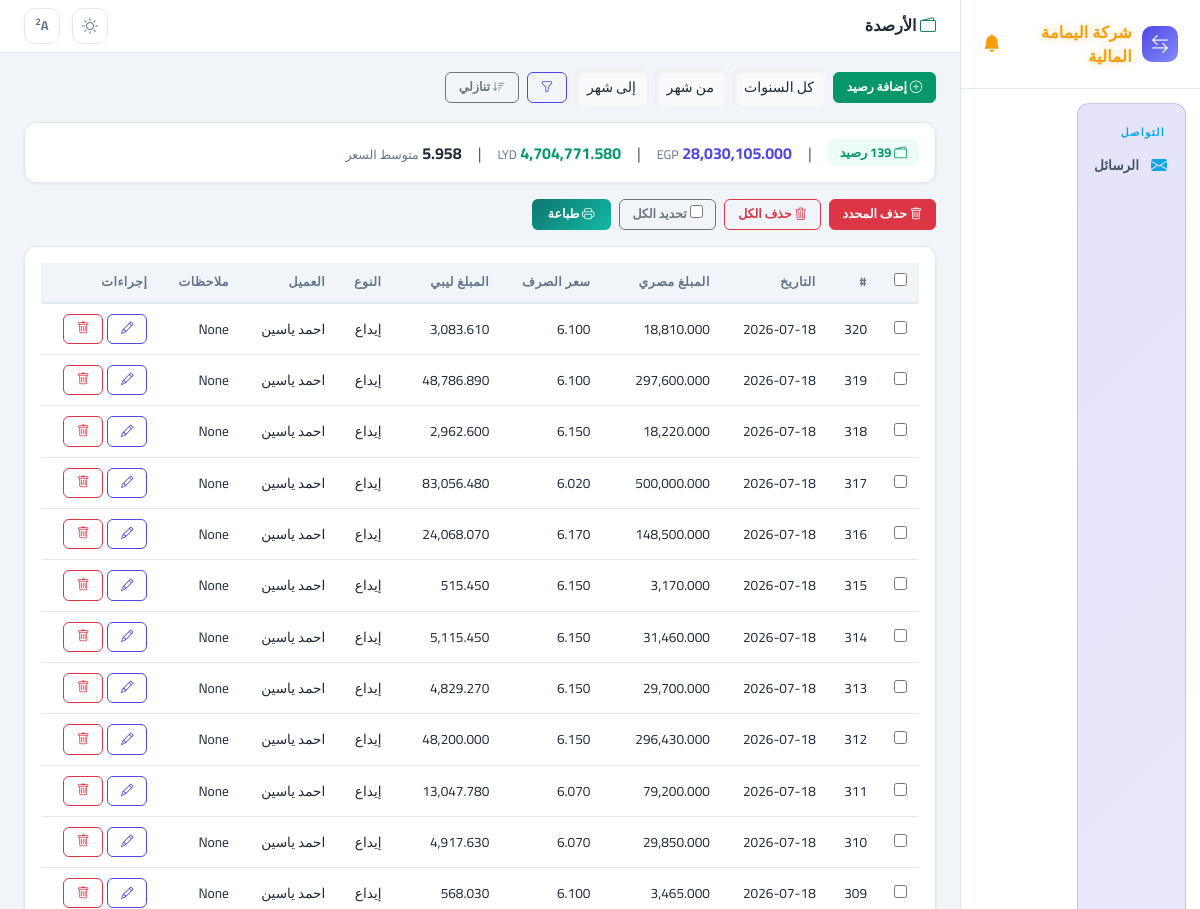
/capital/ (upper part), run on an earlier commit of the app's database.
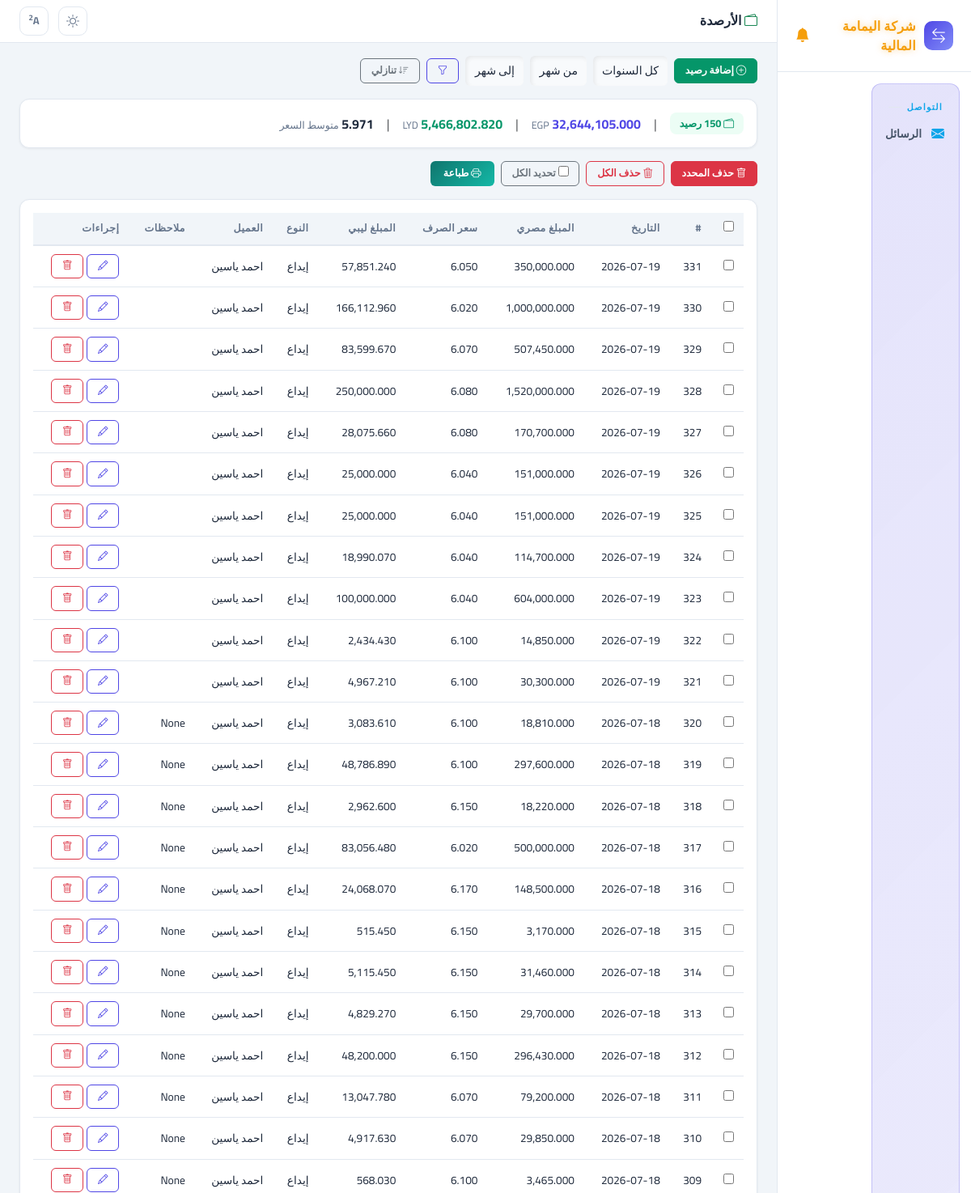
And on a later commit of the database.
### access_app/models.py (models this page shows, shortened)
class Capital(models.Model):
    cash_in = models.FloatField(verbose_name="وارد نقدي", null=True, blank=True)
    libyan_cash = models.FloatField(verbose_name="نقدي ليبي", null=True, blank=True)
    date = models.DateField(verbose_name="التاريخ", null=True, blank=True)
    in_type = models.CharField(max_length=200, verbose_name="نوع الإيداع", null=True, blank=True)
    from_source = models.ForeignKey(FromSource, on_delete=models.SET_NULL, null=True, blank=True, verbose_name="من")
    exchange_rate = models.FloatField(verbose_name="سعر الصرف", null=True, blank=True)
    balance_type = models.ForeignKey(BalanceType, on_delete=models.SET_NULL, null=True, blank=True, verbose_name="نوع الرصيد")
    remarks = models.TextField(verbose_name="ملاحظات", null=True, blank=True)
    client = models.ForeignKey("ClientBalance", on_delete=models.SET_NULL, null=True, blank=True, verbose_name="رصيد من")
    class Meta:
        verbose_name = "رصيد"
        verbose_name_plural = "الأرصدة"

class ClientBalance(models.Model):
    name = models.CharField(max_length=200, verbose_name="الاسم")
    phone = models.CharField(max_length=20, verbose_name="رقم الهاتف", blank=True, null=True)
    egp_balance = models.FloatField(verbose_name="الرصيد المصري", default=0)
    lyd_balance = models.FloatField(verbose_name="الرصيد الليبي", default=0)
    last_updated = models.DateTimeField(verbose_name="آخر تحديث", auto_now=True)
    class Meta:
        verbose_name = "رصيد عميل"
        verbose_name_plural = "أرصدة العملاء"

### access_app/views.py (the view, shortened to what this page needs)
# urls.py: path('capital/', views.capital_list, name='capital_list'),
def capital_list(request):
    order = request.GET.get("order", "desc")
    order_field = "-id" if order == "desc" else "id"
    qs = Capital.objects.select_related("client", "from_source").all().order_by(order_field)
    q = request.GET.get("q", "").strip()
    date_from = request.GET.get("date_from", "").strip()
    date_to = request.GET.get("date_to", "").strip()
    client_id = request.GET.get("client", "").strip()
    year = request.GET.get("year", "").strip()
    month_from = request.GET.get("month_from", "").strip()
    month_to = request.GET.get("month_to", "").strip()
    if date_from:
        qs = qs.filter(date__gte=date_from)
    if date_to:
        qs = qs.filter(date__lte=date_to)
    if client_id:
        qs = qs.filter(client_id=client_id)
    if year:
        qs = qs.filter(date__year=year)
    if month_from:
        qs = qs.filter(date__month__gte=month_from)
    if month_to:
        qs = qs.filter(date__month__lte=month_to)
    agg = qs.aggregate(
        total_egp=Sum("cash_in"),
        total_lyd=Sum("libyan_cash"),
    )
    total_egp_val = agg["total_egp"] or 0
    total_lyd_val = agg["total_lyd"] or 0
    avg_rate = round(total_egp_val / total_lyd_val, 3) if total_lyd_val else 0
    filtered_count = qs.count()
    total_count = Capital.objects.count()
    clients = ClientBalance.objects.all().order_by("name")
    is_filtered = bool(q or date_from or date_to or client_id or year or month_from or month_to)
    return render(request, "capital_list.html", {
        "title": "الأرصدة",
        "capitals": qs,
        "clients": clients,
        "q": q,
        "date_from": date_from,
        "date_to": date_to,
        "selected_client": client_id,
        "selected_year": year,
        "selected_month_from": month_from,
        "selected_month_to": month_to,
        "total_egp": total_egp_val,
        "total_lyd": total_lyd_val,
        "avg_rate": avg_rate,
        "order": order,
        "filtered_count": filtered_count,
        "total_count": total_count,
        "is_filtered": is_filtered,
    })

### access_app/context_processors.py (called while the page is built, shortened)
def carryover_reminder(request):
    now = datetime.now()
    prev_year = now.year - 1 if now.month == 1 else now.year
    prev_month = 12 if now.month == 1 else now.month - 1
    dismissed = request.session.get("carryover_reminder_dismissed")
    if dismissed == f"{prev_year}-{prev_month}":
        return {"carryover_reminder": None}
    clients = ClientBalance.objects.all().order_by("name")
    warning_clients = []
    for client in clients:
        has_data = Capital.objects.filter(
            client=client, date__year=prev_year, date__month=prev_month
        ).exists()
        if not has_data:
            continue
    if not warning_clients:
        return {"carryover_reminder": None}

def current_user_processor(request):
    user_id = request.session.get("user_id")
    if user_id:
        try:
            user = SystemUser.objects.get(id=user_id)
            return {"current_user": user}
        except SystemUser.DoesNotExist:
            pass
    return {"current_user": None}

def maintenance_processor(request):
    from .models import SystemSetting
    setting = SystemSetting.get()
    return {"maintenance_mode": setting.maintenance_mode, "maintenance_message": setting.maintenance_message}

def import_alerts_processor(request):
    unread = ImportAlert.objects.filter(is_read=False).count()
    return {"import_alerts_unread": unread}

### access_app/models.py (called while the page is built)
    @classmethod
    def get(cls):
        obj, _ = cls.objects.get_or_create(id=1)
        return obj

### access_app/templatetags/app_tags.py (called while the page is built)
@register.filter(name="fmt")
def fmt_amount(value):
    try:
        return f"{float(value):,.3f}"
    except (ValueError, TypeError):
        return value or "-"

@register.filter(name="split")
def split_filter(value, sep=","):
    if not value:
        return []
    return str(value).split(sep)

### access_app/templates/capital_list.html (shortened to what this page needs)
{% extends "base.html" %}
{% load app_tags %}
{% load l10n %}
{% block page_title %}<i class="bi bi-wallet2 text-success"></i> الأرصدة{% endblock %}
{% block content %}
<div class="d-flex align-items-center gap-2 mb-3 flex-wrap">
    <a href="{% url 'add_capital' %}" class="btn btn-success btn-sm"><i class="bi bi-plus-circle"></i> إضافة رصيد</a>
    <form method="get" class="d-flex gap-2 align-items-center" id="filterForm">
        <select name="year" class="form-select form-select-sm" style="width:auto;">
            <option value="">كل السنوات</option>
        </select>
        <select name="month_from" class="form-select form-select-sm" style="width:auto;">
            <option value="">من شهر</option>
        </select>
        <select name="month_to" class="form-select form-select-sm" style="width:auto;">
            <option value="">إلى شهر</option>
        </select>
        <button type="submit" class="btn btn-outline-primary btn-sm"><i class="bi bi-funnel"></i></button>
    </form>
    <a href="?order={% if order == 'desc' %}asc{% else %}desc{% endif %}" class="btn btn-outline-secondary btn-sm" style="text-decoration:none">
        <i class="bi bi-sort-{% if order == 'desc' %}down{% else %}up{% endif %}"></i>
        {% if order == 'desc' %}تنازلي{% else %}تصاعدي{% endif %}
    </a>
</div>
<div class="stat-card p-3 mb-3">
    <div class="d-flex gap-3 flex-wrap align-items-center">
        {% if is_filtered %}
        <span style="background:var(--warning-bg);color:var(--warning);padding:4px 12px;border-radius:8px;font-size:.8rem;font-weight:700">
            <i class="bi bi-funnel-fill"></i> فلتر: {{ filtered_count }} من {{ total_count }} رصيد
        </span>
        <span class="text-muted">|</span>
        {% else %}
        <span style="background:#ecfdf5;color:#059669;padding:4px 12px;border-radius:8px;font-size:.8rem;font-weight:700">
            <i class="bi bi-wallet2"></i> {{ total_count }} رصيد
        </span>
        <span class="text-muted">|</span>
        {% endif %}
        <span><strong style="color:var(--primary)">{{ total_egp|fmt }}</strong> <span style="font-size:.78rem;color:var(--text-muted)">EGP</span></span>
        <span class="text-muted">|</span>
        <span><strong style="color:var(--success)">{{ total_lyd|fmt }}</strong> <span style="font-size:.78rem;color:var(--text-muted)">LYD</span></span>
        <span class="text-muted">|</span>
        <span><strong>{{ avg_rate|floatformat:"-3u" }}</strong> <span style="font-size:.78rem;color:var(--text-muted)">متوسط السعر</span></span>
    </div>
</div>
<form id="bulkForm" method="post" action="{% url 'bulk_delete_capital' %}">
    <div class="d-flex gap-2 mb-3 flex-wrap">
        <button type="button" class="btn btn-danger btn-sm" onclick="deleteSelected()"><i class="bi bi-trash"></i> حذف المحدد</button>
        <button type="button" class="btn btn-outline-danger btn-sm" onclick="clearAll()"><i class="bi bi-trash3"></i> حذف الكل</button>
        <label class="btn btn-outline-secondary btn-sm" style="cursor:pointer;">
            <input type="checkbox" id="selectAll" onchange="toggleAll(this)"> تحديد الكل
        </label>
        <button type="button" class="btn btn-sm" onclick="printPage()" style="background:linear-gradient(135deg,#0f766e,#14b8a6);color:#fff;border:none;padding:6px 16px;border-radius:6px;font-weight:700;margin-left:auto"><i class="bi bi-printer"></i> طباعة</button>
    </div>
    <div class="stat-card p-3">
        <div class="table-responsive">
            <table class="table-app">
                <thead>
                    <tr>
                        <th style="width:40px;"><input type="checkbox" id="selectAllTh" onchange="toggleAll(this)"></th>
                        <th>#</th>
                        <th>التاريخ</th>
                        <th>المبلغ مصري</th>
                        <th>سعر الصرف</th>
                        <th>المبلغ ليبي</th>
                        <th>النوع</th>
                        <th>العميل</th>
                        <th>ملاحظات</th>
                        <th>إجراءات</th>
                    </tr>
                </thead>
                <tbody>
                    {% for c in capitals %}
                    <tr id="{% if forloop.first %}firstRow{% endif %}{% if forloop.last %}lastRow{% endif %}" style="cursor:pointer" onclick="if(event.target.tagName!=='INPUT'&&event.target.tagName!=='A'&&event.target.tagName!=='I'&&!event.target.closest('a'))window.location='{% url 'edit_capital' c.id %}'">
                        <td><input type="checkbox" name="ids" value="{{ c.id }}" class="row-check"></td>
                        <td>{{ c.id }}</td>
                        <td>{{ c.date|date:"Y-m-d" }}</td>
                        <td>{{ c.cash_in|fmt }}</td>
                        <td>{{ c.exchange_rate|floatformat:"-3u" }}</td>
                        <td>{{ c.libyan_cash|fmt }}</td>
                        <td>{{ c.in_type|default:"-" }}</td>
                        <td>{{ c.client.name|default:"-" }}</td>
                        <td>{{ c.remarks|truncatechars:20|default:"" }}</td>
                        <td onclick="event.stopPropagation()">
                            <div class="d-flex gap-1">
                                <a href="{% url 'edit_capital' c.id %}" class="btn btn-outline-primary btn-sm"><i class="bi bi-pencil"></i></a>
                                <a href="{% url 'delete_capital' c.id %}" class="btn btn-outline-danger btn-sm" onclick="return confirm('حذف هذا الرصيد؟')"><i class="bi bi-trash"></i></a>
                            </div>
                        </td>
                    </tr>
                    {% empty %}
                    <tr><td colspan="10" class="text-center text-muted">لا توجد أرصدة</td></tr>
                    {% endfor %}
                </tbody>
            </table>
        </div>
    </div>
</form>
{% endblock %}

### access_app/templates/base.html (shortened to what this page needs)
<!DOCTYPE html>
<html lang="ar" dir="rtl">
<head>
    <link href="https://cdn.jsdelivr.net/npm/bootstrap@5.3.0/dist/css/bootstrap.min.css" rel="stylesheet">
    <link href="https://cdn.jsdelivr.net/npm/bootstrap-icons@1.11.0/font/bootstrap-icons.css" rel="stylesheet">
</head>
<body>
    <div class="app-layout">
        <div class="sidebar" id="sidebar">
            <div class="brand">
                <div class="logo"><i class="bi bi-arrow-left-right"></i></div>
                <span>شركة اليمامة المالية</span>
                <div style="margin-right:auto;position:relative;cursor:pointer" onclick="window.location.href='{% url 'messages_inbox' %}'" title="الرسائل">
                    <i class="bi bi-bell-fill" style="font-size:1.1rem;color:#f59e0b;animation:none" id="bellIcon"></i>
                </div>
            </div>
            <div class="nav">
                <div class="sec-box" style="margin-top:6px">
                    <div class="nav-section" style="color:#0ea5e9">التواصل</div>
                    <a href="{% url 'messages_inbox' %}" class="nav-item" style="padding:7px 10px;{% if '/messages/' in request.path %}background:var(--sidebar-active);color:#fff;{% endif %}">
                        <i class="bi bi-envelope-fill" style="color:#0ea5e9;"></i> الرسائل
                    </a>
                </div>
            </div>
        </div>
        <div class="main-area">
            <div class="topbar">
                <div class="page-title">
                    <h4>{% block page_title %}{% endblock %}</h4>
                </div>
                <div class="topbar-actions">
                    <div class="btn-icon" data-action="toggleTheme" title="السمات اللونية"><i class="bi bi-palette" id="themeIcon"></i></div>
                    <div class="btn-icon" data-action="toggleFontSize" title="حجم الخط" style="font-weight:700;font-size:0.8rem;"><span id="fontIcon">A</span><sup id="fontSizeLabel" style="font-size:0.6rem;">1</sup></div>
                </div>
            </div>
            <div class="page-content">
                {% block content %}{% endblock %}
            </div>
        </div>
    </div>
</body>
</html>

What changed in the data, as far as the page shows it:
added Capital: id "331", date "2026-07-19", cash_in|fmt "350,000.000", exchange_rate "6.050", libyan_cash|fmt "57,851.240", in_type "إيداع", client.name "احمد ياسين"
added Capital: id "330", date "2026-07-19", cash_in|fmt "1,000,000.000", exchange_rate "6.020", libyan_cash|fmt "166,112.960", in_type "إيداع", client.name "احمد ياسين"
added Capital: id "329", date "2026-07-19", cash_in|fmt "507,450.000", exchange_rate "6.070", libyan_cash|fmt "83,599.670", in_type "إيداع", client.name "احمد ياسين"
added Capital: id "328", date "2026-07-19", cash_in|fmt "1,520,000.000", exchange_rate "6.080", libyan_cash|fmt "250,000.000", in_type "إيداع", client.name "احمد ياسين"
added Capital: id "327", date "2026-07-19", cash_in|fmt "170,700.000", exchange_rate "6.080", libyan_cash|fmt "28,075.660", in_type "إيداع", client.name "احمد ياسين"
added Capital: id "326", date "2026-07-19", cash_in|fmt "151,000.000", exchange_rate "6.040", libyan_cash|fmt "25,000.000", in_type "إيداع", client.name "احمد ياسين"
added Capital: id "325", date "2026-07-19", cash_in|fmt "151,000.000", exchange_rate "6.040", libyan_cash|fmt "25,000.000", in_type "إيداع", client.name "احمد ياسين"
added Capital: id "324", date "2026-07-19", cash_in|fmt "114,700.000", exchange_rate "6.040", libyan_cash|fmt "18,990.070", in_type "إيداع", client.name "احمد ياسين"
added Capital: id "323", date "2026-07-19", cash_in|fmt "604,000.000", exchange_rate "6.040", libyan_cash|fmt "100,000.000", in_type "إيداع", client.name "احمد ياسين"
added Capital: id "322", date "2026-07-19", cash_in|fmt "14,850.000", exchange_rate "6.100", libyan_cash|fmt "2,434.430", in_type "إيداع", client.name "احمد ياسين"
added Capital: id "321", date "2026-07-19", cash_in|fmt "30,300.000", exchange_rate "6.100", libyan_cash|fmt "4,967.210", in_type "إيداع", client.name "احمد ياسين"
Also different on the page:
{{ total_egp|fmt }}: "28,030,105.000" → "32,644,105.000"
{{ total_lyd|fmt }}: "4,704,771.580" → "5,466,802.820"
{{ avg_rate|floatformat:"-3u" }}: "5.958" → "5.971"
